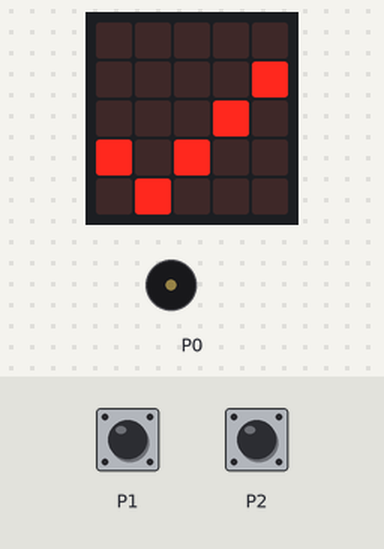
Bench run of a program on a simulated BBC micro:bit (MakeCode). Shown: the board's 5×5 LED display, buzzer (waves = sounding). The test bench sets the inputs (shaded band). Random numbers come from a fixed seed.

Above: at 5.2 s.
5.3 s: touch pin P1 pressed for 0.15 s
At 6.2 s:
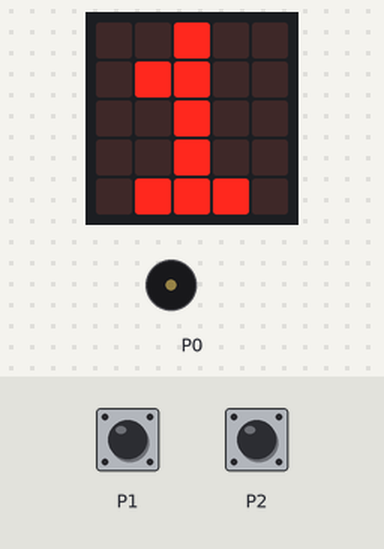
At 7.4 s:
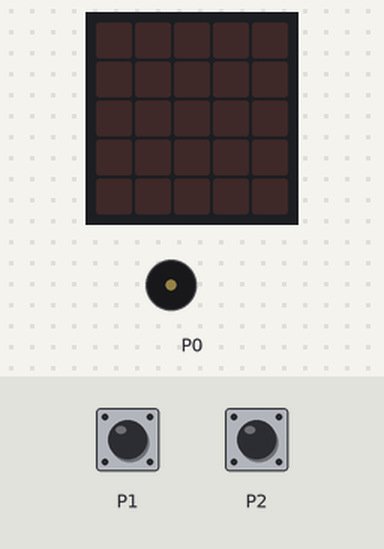
Timing chart, 0 to 8.9 s (numbered marks = the images above; inputs shaded):
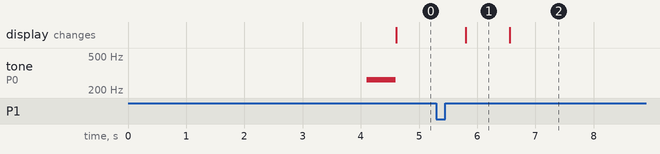

The program:

main.ts
```typescript
pins.touchSetMode(TouchTarget.P1, TouchTargetMode.Capacitive)
pins.touchSetMode(TouchTarget.P2, TouchTargetMode.Capacitive)
let is_pin1 = input.pinIsPressed(TouchPin.P1)
let is_pin2 = input.pinIsPressed(TouchPin.P2)
let player1 = false
let player2 = false
let start = false
let show = false
let cheater1 = false
let cheater2 = false
input.onPinPressed(TouchPin.P1, function on_pin_pressed_p1() {

    player1 = true
})
input.onPinPressed(TouchPin.P2, function on_pin_pressed_p2() {

    player2 = true
})
forever(function cast_hry() {

    basic.clearScreen()
    basic.pause(randint(3000, 10000))
    show = true
    start = true
    music.playMelody("C", 120)
    while (start == true && player1 == false && player2 == false) {
        basic.showIcon(IconNames.Yes)
    }
    pause(3000)
})
forever(function vyhodnocovani() {

    if (start == false && player1 == true) {
        cheater1 = true
    } else if (start == false && player2 == true) {
        cheater2 = true
    } else if (start == true && cheater1 == true && cheater2 == true) {
        basic.showString("C")
        restart()
    } else if (start == true && cheater1 == true) {
        basic.showString("B")
        restart()
    } else if (start == true && cheater2 == true) {
        basic.showString("A")
        restart()
    } else if (start == true && player1 == true) {
        basic.showString("1")
        restart()
    } else if (start == true && player2 == true) {
        basic.showString("2")
        restart()
    } else if (start == true && player1 == true && player2 == true) {
        basic.showString("R")
        restart()
    }

})
function restart() {

    start = false
    player1 = false
    player2 = false
    cheater1 = false
    cheater2 = false
    basic.clearScreen()
}
```

test.ts
```typescript
// Tady jsou testy. Při použití tohoto balíčku jako rozšíření nebude zkompilováno.
```

Measured:
- after the input at 5.3 s, the display: changes after 0.51 s (image 1)
- what the display in image 1 shows lasts 0.8 s, from 5.8 s to 6.6 s
